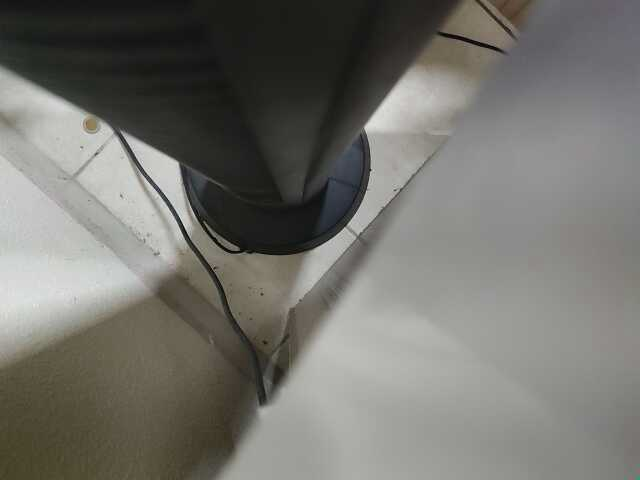
#> input picture originalImg/imagen0.jpg, 640 x 480 px; its folder holds 4 pictures in this run
$ python 06_escalado.py
#> lines starting #> are read from the running program, lines starting #| are printed output that depends on the picture
import cv2
import numpy as np
import os
import glob

path = os.getcwd()
print(path)

originalImg = "\\originalImg"
cropImg = "\\scaleImg"
filenames = glob.glob(path+originalImg+"\\*.jpg")

dim = (240,240)

numImg = 1

for filename in filenames:
    img = cv2.imread(filename)
#> img is the input picture: shape (480, 640, 3); mean B, G, R 109.2, 114.8, 115.5
    resized = cv2.resize(img,dim,interpolation= cv2.INTER_AREA)
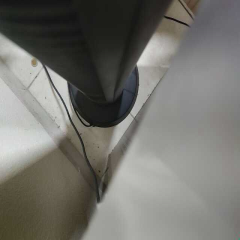
#> resized: shape (240, 240, 3); mean B, G, R 109.2, 114.8, 115.5
    cv2.imwrite(os.getcwd()+cropImg+"\\scale("+str(numImg)+").jpg",resized)
    numImg = numImg + 1
#> pass 2 of the loop `for filename in filenames:`:
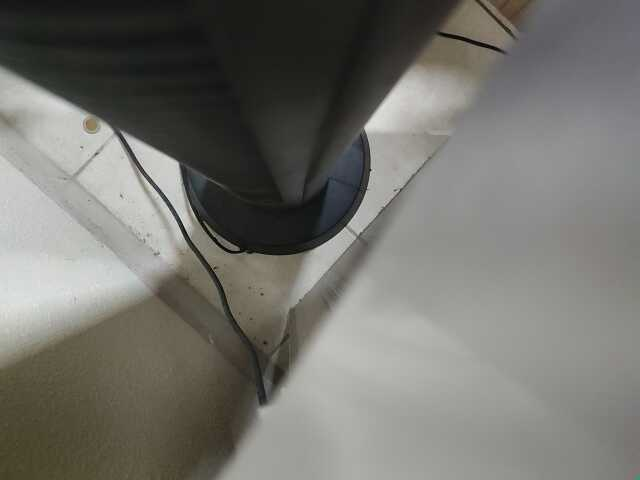
#> input picture originalImg/imagen1.jpg, 640 x 480 px
#> img is the input picture: shape (480, 640, 3); mean B, G, R 109.4, 115, 115.6
#> `resized = cv2.resize(img,dim,interpolation= cv2.INTER_AREA)`:
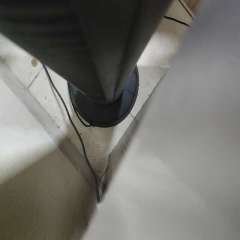
#> resized: shape (240, 240, 3); mean B, G, R 109.4, 115, 115.6
#> pass 3 of the loop `for filename in filenames:`:
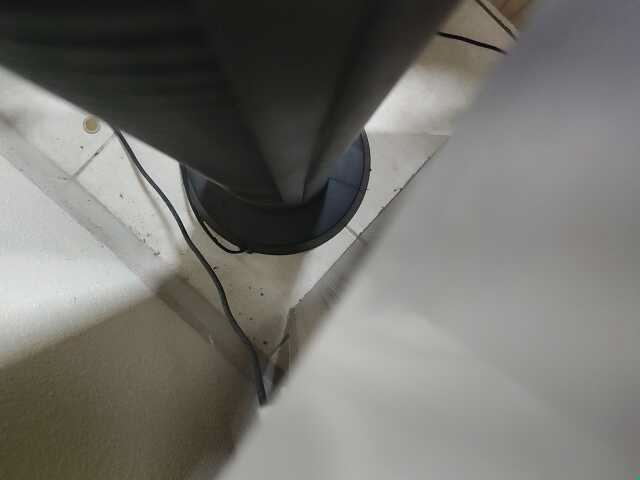
#> input picture originalImg/imagen2.jpg, 640 x 480 px
#> img is the input picture: shape (480, 640, 3); mean B, G, R 109.8, 114.9, 115.6
#> `resized = cv2.resize(img,dim,interpolation= cv2.INTER_AREA)`:
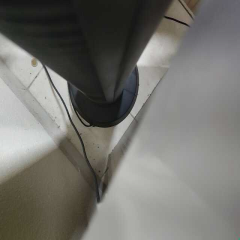
#> resized: shape (240, 240, 3); mean B, G, R 109.8, 114.9, 115.6
#> the loop made 4 passes; the first 3 are shown
